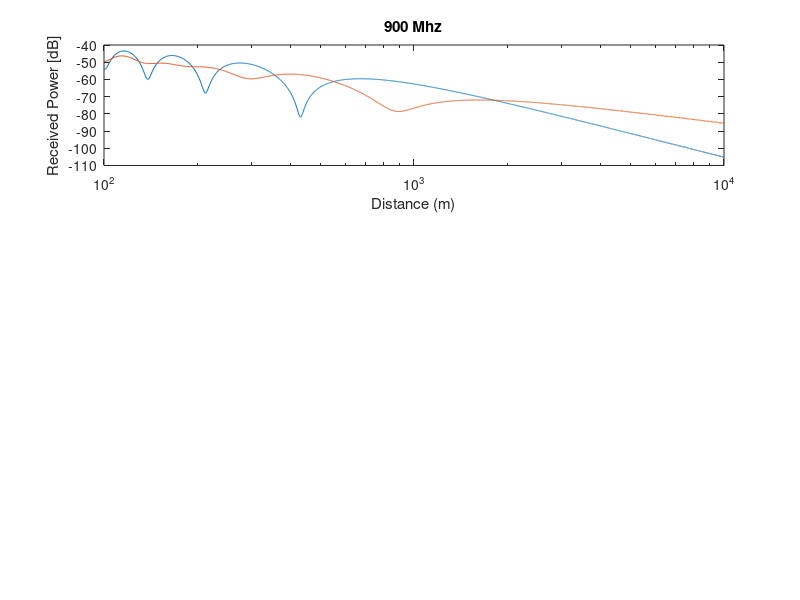

The MATLAB source for this figure: (Note: this script raises an error after producing the figure.)
% Constants
frequencies = [900e6, 1800e6, 3600e6]; % UMTS, LTE, 5G frequencies
model_names = {'900 Mhz', '1500 Mhz', '3.6 Ghz'};
loss_model_names = {'plane earth loss', 'free space path loss', 'COST-231 hata'};
ht = 40; % Transmitter antenna height in meters
hr = 1.8;  % Receiver antenna height in meters
epsilon_r = 17.2; % Relative permittivity of the ground
c = 3e8;

C_tunable = 45; % tunable paramter

Cm = 15; %dB

% For plotting
counter = 0;

% Plotting for each frequency
for f = frequencies
    lambda = c / f; % Wavelength
    
    counter = counter + 1;
    Ev_vals = [];
    Eh_vals = [];

    Lray_vals = [];
    Lf_vals = [];
    L_vals = [];

    distances = []; % points from 100m to 10km

    k = (2*pi)/(lambda);
    for d = 100:1:10000
        % -------------------------------- propagation models

        distances  = [distances, d];

        beta_angle = atan((ht + hr) / d);
        R1 = (ht/sin(beta_angle));
        R2 = (hr/sin(beta_angle));
        Rd = sqrt((ht - hr)^2 + d^2);
        Ri = R1 + R2;
        delta = Ri - Rd;

        Rv = (-(epsilon_r*sin(beta_angle)) + sqrt(epsilon_r - cos(beta_angle).^2)) / ((epsilon_r*sin(beta_angle)) + sqrt(epsilon_r - cos(beta_angle).^2));
        Rh = (sin(beta_angle)) - sqrt(epsilon_r - cos(beta_angle).^2) / ((sin(beta_angle)) + sqrt(epsilon_r - cos(beta_angle).^2));

        E0 = (exp(-j*k*Rd)) / Rd;
        Ev = E0 * (1 + Rv*exp(-j*k*delta));
        Eh = E0 * (1 + Rh*exp(-j*k*delta));

        Ev_vals = [Ev_vals, 10*log(abs(Ev))];
        Eh_vals = [Eh_vals, 10*log(abs(Eh))];
        
        % -------------------------------- loss models

        % plane earth loss
        Lray = 40*log10(d) - 20*log10(ht) - 20*log10(hr); % what is r ? 

        % free space loss
        Lf = 32.4 + 20*log10(d*10e-3) + 20*log10(f); % check if Rkm is correct

        % okomura-hata
        if (f >= 150e6) && (f <= 1500e6)
          A = 69.65;
          B = 26.16;
        end

        if (f >= 1500e6) && (f <= 3601e6) % adjusted for the sake of hata model
          A = 46.3;
          B = 33.9;
        end
        hr_small_city = (1.1*log10(f) - 0.7)*hr - (1.56*log10(f) - 0.8); % small city
        L = A + B*log10(f) - 13.82*log10(ht) - hr_small_city + (C_tunable - 6.55*log10(ht))*log10(d*10-3) + Cm;

        Lray_vals = [Lray_vals, -20*log10(Lray)];
        Lf_vals = [Lf_vals, -20*log10(Lf)];
        L_vals = [L_vals, -20*log10(L)];
    end
    
    break_point_d = (4*pi*hr*hr)/(lambda);

    figure(1);
    subplot(3, 1, counter);
    semilogx(distances, Eh_vals)
    hold on;
    semilogx(distances, Ev_vals);
    hold off;
    title(model_names(counter));
    xlabel('Distance (m)');
    ylabel('Received Power [dB]');
    xline(break_point_d,"r--")
    legend('Eh','Ev','Break_point');
    grid on;
  
    figure(2);
    subplot(3, 1, counter);
    semilogx(distances, Lray_vals);
    hold on;
    semilogx(distances, Lf_vals);
    semilogx(distances, L_vals);
    hold off;
    title(model_names(counter));
    xlabel('Distance (m)');
    ylabel('Path loss [-dB]');
    legend('plane earth loss', 'free space loss','cost 231 loss');
    grid on;
end

